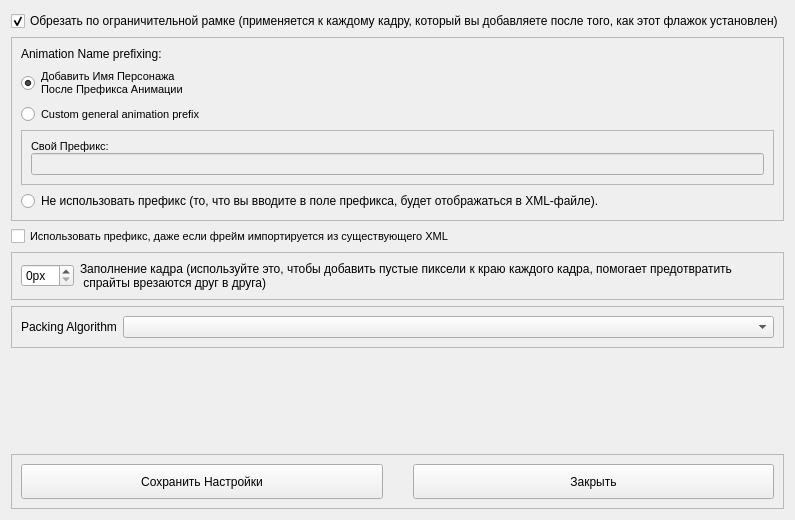
<?xml version="1.0" encoding="UTF-8"?>
<ui version="4.0">
 <class>Form</class>
 <widget class="QWidget" name="Form">
  <property name="windowModality">
   <enum>Qt::ApplicationModal</enum>
  </property>
  <property name="geometry">
   <rect>
    <x>0</x>
    <y>0</y>
    <width>611</width>
    <height>520</height>
   </rect>
  </property>
  <property name="windowTitle">
   <string>Спрайт Генератор Настройкиs</string>
  </property>
  <layout class="QVBoxLayout" name="verticalLayout_3" stretch="0,0,0,0,0,0,0">
   <item>
    <widget class="QCheckBox" name="clip_checkbox">
     <property name="font">
      <font>
       <pointsize>9</pointsize>
      </font>
     </property>
     <property name="text">
      <string>Обрезать по ограничительной рамке (применяется к каждому кадру, который вы добавляете после того, как этот флажок установлен)</string>
     </property>
     <property name="checked">
      <bool>true</bool>
     </property>
    </widget>
   </item>
   <item>
    <widget class="QFrame" name="frame">
     <property name="frameShape">
      <enum>QFrame::StyledPanel</enum>
     </property>
     <property name="frameShadow">
      <enum>QFrame::Raised</enum>
     </property>
     <layout class="QVBoxLayout" name="verticalLayout">
      <item>
       <widget class="QLabel" name="label">
        <property name="font">
         <font>
          <pointsize>9</pointsize>
         </font>
        </property>
        <property name="text">
         <string>Animation Name prefixing:</string>
        </property>
       </widget>
      </item>
      <item>
       <widget class="QRadioButton" name="charname_first_radiobtn">
        <property name="font">
         <font>
          <pointsize>8</pointsize>
         </font>
        </property>
        <property name="text">
         <string>Добавить Имя Персонажа 
После Префикса Анимации</string>
        </property>
        <property name="checked">
         <bool>true</bool>
        </property>
       </widget>
      </item>
      <item>
       <widget class="QRadioButton" name="custom_prefix_radiobtn">
        <property name="font">
         <font>
          <pointsize>8</pointsize>
         </font>
        </property>
        <property name="text">
         <string>Custom general animation prefix</string>
        </property>
       </widget>
      </item>
      <item>
       <widget class="QFrame" name="frame_2">
        <property name="frameShape">
         <enum>QFrame::StyledPanel</enum>
        </property>
        <property name="frameShadow">
         <enum>QFrame::Raised</enum>
        </property>
        <layout class="QVBoxLayout" name="verticalLayout_2" stretch="0,0">
         <property name="spacing">
          <number>0</number>
         </property>
         <item>
          <widget class="QLabel" name="label_2">
           <property name="font">
            <font>
             <pointsize>8</pointsize>
            </font>
           </property>
           <property name="text">
            <string>Свой Префикс:</string>
           </property>
          </widget>
         </item>
         <item>
          <widget class="QLineEdit" name="custom_prefix_text">
           <property name="enabled">
            <bool>false</bool>
           </property>
          </widget>
         </item>
        </layout>
       </widget>
      </item>
      <item>
       <widget class="QRadioButton" name="no_prefix_radiobtn">
        <property name="text">
         <string>Не использовать префикс (то, что вы вводите в поле префикса, будет отображаться в XML-файле).</string>
        </property>
       </widget>
      </item>
     </layout>
    </widget>
   </item>
   <item>
    <widget class="QCheckBox" name="insist_prefix_checkbox">
     <property name="font">
      <font>
       <pointsize>8</pointsize>
      </font>
     </property>
     <property name="text">
      <string>Использовать префикс, даже если фрейм импортируется из существующего XML</string>
     </property>
    </widget>
   </item>
   <item>
    <widget class="QFrame" name="frame_4">
     <property name="frameShape">
      <enum>QFrame::StyledPanel</enum>
     </property>
     <property name="frameShadow">
      <enum>QFrame::Raised</enum>
     </property>
     <layout class="QHBoxLayout" name="horizontalLayout_2" stretch="0,1">
      <item>
       <widget class="QSpinBox" name="frame_padding_spinbox">
        <property name="suffix">
         <string>px</string>
        </property>
        <property name="maximum">
         <number>20</number>
        </property>
       </widget>
      </item>
      <item>
       <widget class="QLabel" name="frame_padding_label">
        <property name="text">
         <string>Заполнение кадра (используйте это, чтобы добавить пустые пиксели к краю каждого кадра, помогает предотвратить
 спрайты врезаются друг в друга)</string>
        </property>
       </widget>
      </item>
     </layout>
    </widget>
   </item>
   <item>
    <widget class="QFrame" name="frame_5">
     <property name="frameShape">
      <enum>QFrame::StyledPanel</enum>
     </property>
     <property name="frameShadow">
      <enum>QFrame::Raised</enum>
     </property>
     <layout class="QHBoxLayout" name="horizontalLayout_3" stretch="0,1">
      <item>
       <widget class="QLabel" name="packingalgo_label">
        <property name="text">
         <string>Packing Algorithm</string>
        </property>
       </widget>
      </item>
      <item>
       <widget class="QComboBox" name="packingalgo_combobox"/>
      </item>
     </layout>
    </widget>
   </item>
   <item>
    <spacer name="verticalSpacer">
     <property name="orientation">
      <enum>Qt::Vertical</enum>
     </property>
     <property name="sizeHint" stdset="0">
      <size>
       <width>20</width>
       <height>40</height>
      </size>
     </property>
    </spacer>
   </item>
   <item>
    <widget class="QFrame" name="frame_3">
     <property name="frameShape">
      <enum>QFrame::StyledPanel</enum>
     </property>
     <property name="frameShadow">
      <enum>QFrame::Raised</enum>
     </property>
     <layout class="QHBoxLayout" name="horizontalLayout">
      <property name="spacing">
       <number>30</number>
      </property>
      <item>
       <widget class="QPushButton" name="save_settings_btn">
        <property name="minimumSize">
         <size>
          <width>0</width>
          <height>35</height>
         </size>
        </property>
        <property name="font">
         <font>
          <pointsize>9</pointsize>
         </font>
        </property>
        <property name="text">
         <string>Сохранить Настройки</string>
        </property>
       </widget>
      </item>
      <item>
       <widget class="QPushButton" name="settings_cancel_btn">
        <property name="minimumSize">
         <size>
          <width>0</width>
          <height>35</height>
         </size>
        </property>
        <property name="font">
         <font>
          <pointsize>9</pointsize>
         </font>
        </property>
        <property name="text">
         <string>Закрыть</string>
        </property>
       </widget>
      </item>
     </layout>
    </widget>
   </item>
  </layout>
 </widget>
 <resources/>
 <connections/>
</ui>
